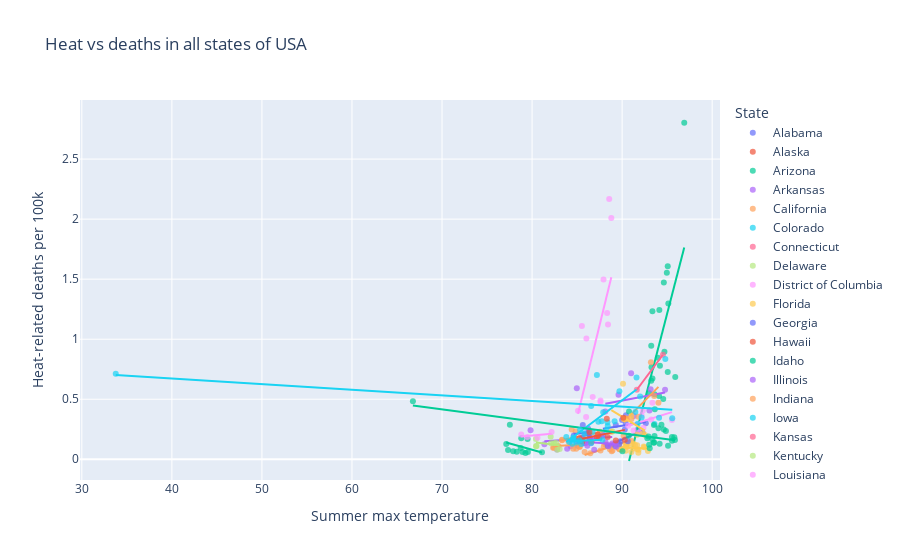

Notebook source saved alongside this figure:
### Markdown cell above
##### Plots for all states

When we plot all states together, the overall trend becomes very weak. The variation across states is large, and many states do not show a clear relationship between heat and deaths. This reinforces the idea that the simple visual pattern is not strong enough to confirm the hypothesis.

### Code cell
#Graph all states
import plotly.express as px
fig = px.scatter(
    merged,
    x="summer_max",
    y="deaths_per_100k",
    color="State",
    hover_name="State",
    hover_data={"Year":True, "summer_max":True,"deaths_per_100k":True},
    title="Heat vs deaths in all states of USA",
    labels={
        "summer_max":"Summer max temperature",
        "deaths_per_100k":"Heat-related deaths per 100k"
    },
    trendline="ols",
    opacity=0.7
)
fig.update_traces(marker=dict(size=6))
fig.show()
